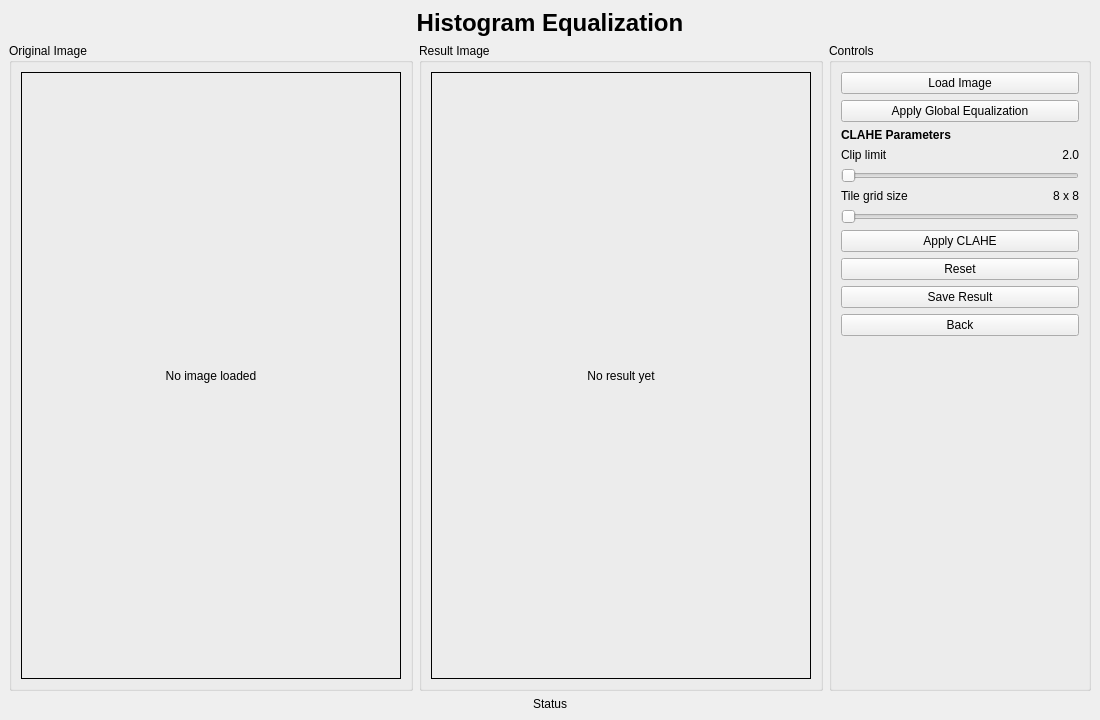
<?xml version="1.0" encoding="UTF-8"?>
<ui version="4.0">
 <class>HistogramEqualizationWindow</class>
 <widget class="QMainWindow" name="HistogramEqualizationWindow">
  <property name="geometry">
   <rect>
    <x>0</x>
    <y>0</y>
    <width>1100</width>
    <height>720</height>
   </rect>
  </property>
  <property name="windowTitle">
   <string>Histogram Equalization</string>
  </property>
  <widget class="QWidget" name="centralwidget">
   <layout class="QVBoxLayout" name="mainVerticalLayout">
    <item>
     <widget class="QLabel" name="titleLabel">
      <property name="font">
       <font>
        <pointsize>18</pointsize>
        <bold>true</bold>
       </font>
      </property>
      <property name="text">
       <string>Histogram Equalization</string>
      </property>
      <property name="alignment">
       <set>Qt::AlignCenter</set>
      </property>
     </widget>
    </item>
    <item>
     <layout class="QHBoxLayout" name="contentHorizontalLayout">
      <item>
       <layout class="QHBoxLayout" name="imageHorizontalLayout">
        <item>
         <widget class="QGroupBox" name="originalGroupBox">
          <property name="title">
           <string>Original Image</string>
          </property>
          <layout class="QVBoxLayout" name="originalVerticalLayout">
           <item>
            <widget class="QLabel" name="originalImageLabel">
             <property name="minimumSize">
              <size>
               <width>380</width>
               <height>480</height>
              </size>
             </property>
             <property name="frameShape">
              <enum>QFrame::Box</enum>
             </property>
             <property name="text">
              <string>No image loaded</string>
             </property>
             <property name="alignment">
              <set>Qt::AlignCenter</set>
             </property>
            </widget>
           </item>
          </layout>
         </widget>
        </item>
        <item>
         <widget class="QGroupBox" name="resultGroupBox">
          <property name="title">
           <string>Result Image</string>
          </property>
          <layout class="QVBoxLayout" name="resultVerticalLayout">
           <item>
            <widget class="QLabel" name="resultImageLabel">
             <property name="minimumSize">
              <size>
               <width>380</width>
               <height>480</height>
              </size>
             </property>
             <property name="frameShape">
              <enum>QFrame::Box</enum>
             </property>
             <property name="text">
              <string>No result yet</string>
             </property>
             <property name="alignment">
              <set>Qt::AlignCenter</set>
             </property>
            </widget>
           </item>
          </layout>
         </widget>
        </item>
       </layout>
      </item>
      <item>
       <widget class="QGroupBox" name="controlsGroupBox">
        <property name="title">
         <string>Controls</string>
        </property>
        <layout class="QVBoxLayout" name="controlsVerticalLayout">
         <item>
          <widget class="QPushButton" name="loadButton">
           <property name="text">
            <string>Load Image</string>
           </property>
          </widget>
         </item>
         <item>
          <widget class="QPushButton" name="globalEqualizationButton">
           <property name="text">
            <string>Apply Global Equalization</string>
           </property>
          </widget>
         </item>
         <item>
          <widget class="QLabel" name="claheTitleLabel">
           <property name="font">
            <font>
             <bold>true</bold>
            </font>
           </property>
           <property name="text">
            <string>CLAHE Parameters</string>
           </property>
          </widget>
         </item>
         <item>
          <layout class="QHBoxLayout" name="clipLimitHeaderLayout">
           <item>
            <widget class="QLabel" name="clipLimitLabel">
             <property name="text">
              <string>Clip limit</string>
             </property>
            </widget>
           </item>
           <item>
            <widget class="QLabel" name="clipLimitValueLabel">
             <property name="text">
              <string>2.0</string>
             </property>
             <property name="alignment">
              <set>Qt::AlignRight|Qt::AlignTrailing|Qt::AlignVCenter</set>
             </property>
            </widget>
           </item>
          </layout>
         </item>
         <item>
          <widget class="QSlider" name="clipLimitSlider">
           <property name="orientation">
            <enum>Qt::Horizontal</enum>
           </property>
          </widget>
         </item>
         <item>
          <layout class="QHBoxLayout" name="tileGridHeaderLayout">
           <item>
            <widget class="QLabel" name="tileGridSizeLabel">
             <property name="text">
              <string>Tile grid size</string>
             </property>
            </widget>
           </item>
           <item>
            <widget class="QLabel" name="tileGridSizeValueLabel">
             <property name="text">
              <string>8 x 8</string>
             </property>
             <property name="alignment">
              <set>Qt::AlignRight|Qt::AlignTrailing|Qt::AlignVCenter</set>
             </property>
            </widget>
           </item>
          </layout>
         </item>
         <item>
          <widget class="QSlider" name="tileGridSizeSlider">
           <property name="orientation">
            <enum>Qt::Horizontal</enum>
           </property>
          </widget>
         </item>
         <item>
          <widget class="QPushButton" name="claheButton">
           <property name="text">
            <string>Apply CLAHE</string>
           </property>
          </widget>
         </item>
         <item>
          <widget class="QPushButton" name="resetButton">
           <property name="text">
            <string>Reset</string>
           </property>
          </widget>
         </item>
         <item>
          <widget class="QPushButton" name="saveButton">
           <property name="text">
            <string>Save Result</string>
           </property>
          </widget>
         </item>
         <item>
          <widget class="QPushButton" name="backButton">
           <property name="text">
            <string>Back</string>
           </property>
          </widget>
         </item>
         <item>
          <spacer name="verticalSpacer">
           <property name="orientation">
            <enum>Qt::Vertical</enum>
           </property>
           <property name="sizeHint" stdset="0">
            <size>
             <width>20</width>
             <height>40</height>
            </size>
           </property>
          </spacer>
         </item>
        </layout>
       </widget>
      </item>
     </layout>
    </item>
    <item>
     <widget class="QLabel" name="statusLabel">
      <property name="text">
       <string>Status</string>
      </property>
      <property name="alignment">
       <set>Qt::AlignCenter</set>
      </property>
     </widget>
    </item>
   </layout>
  </widget>
 </widget>
 <resources/>
 <connections/>
</ui>
